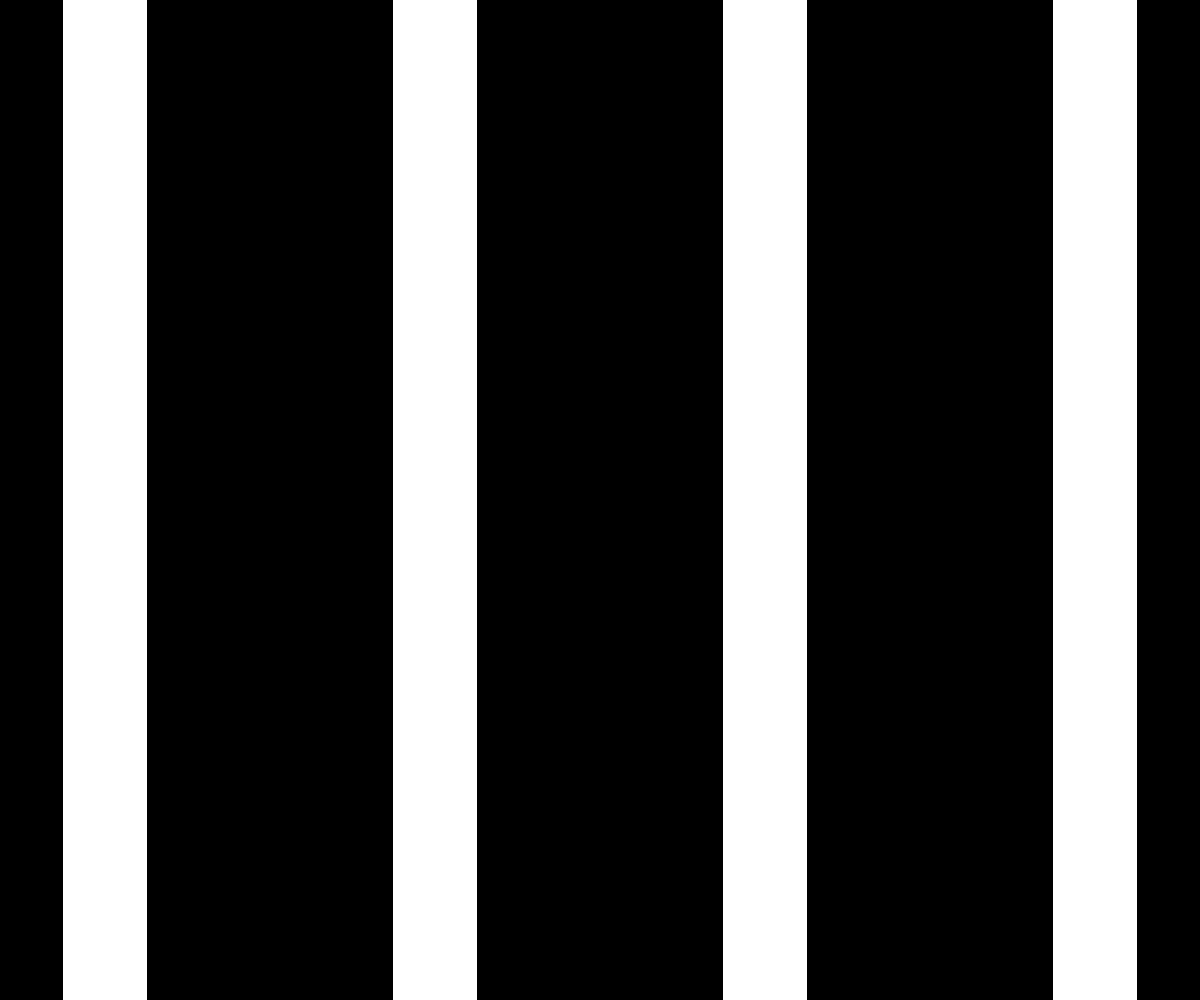
Frame 1 (no input)
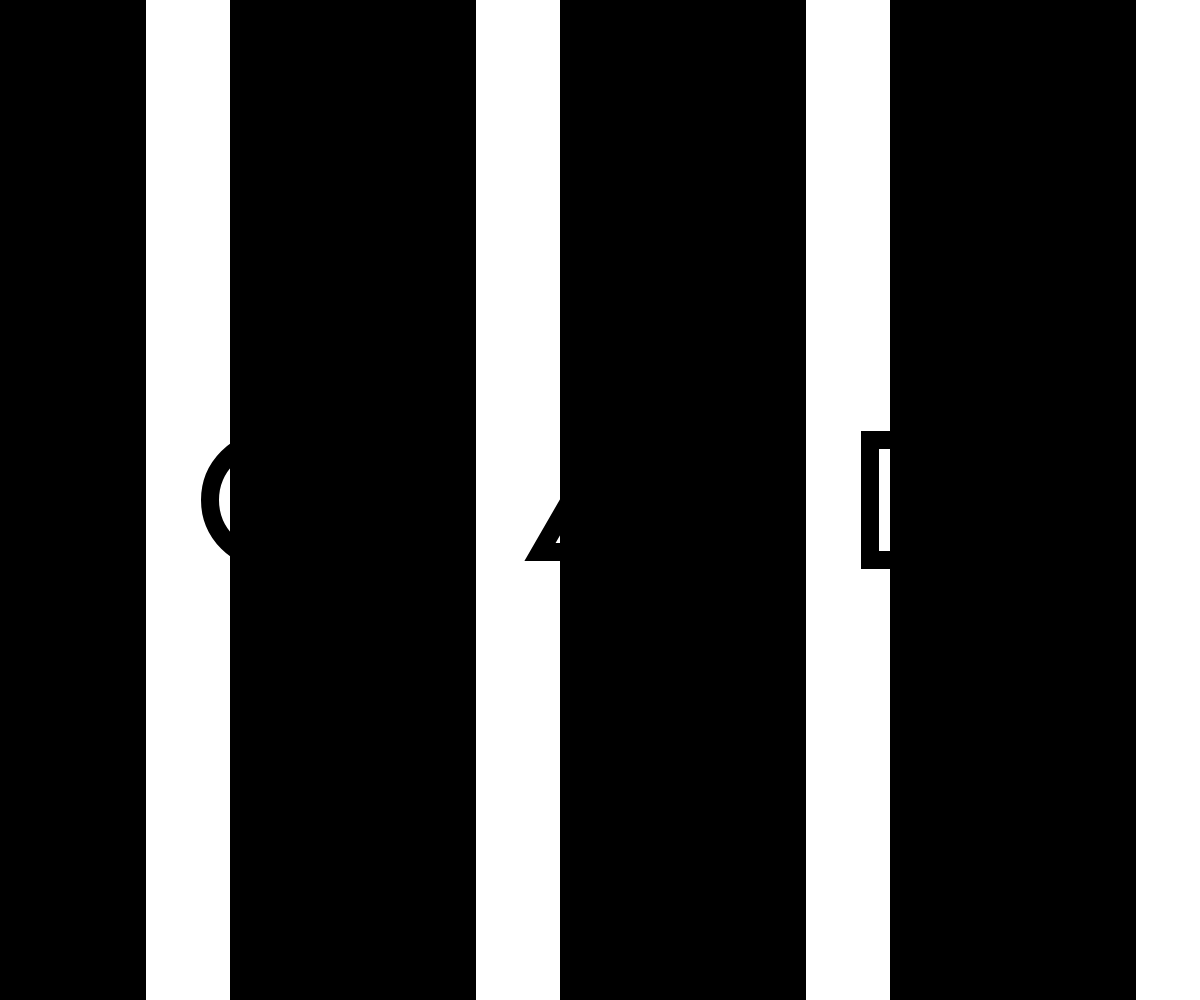
Frame 60 (no input)
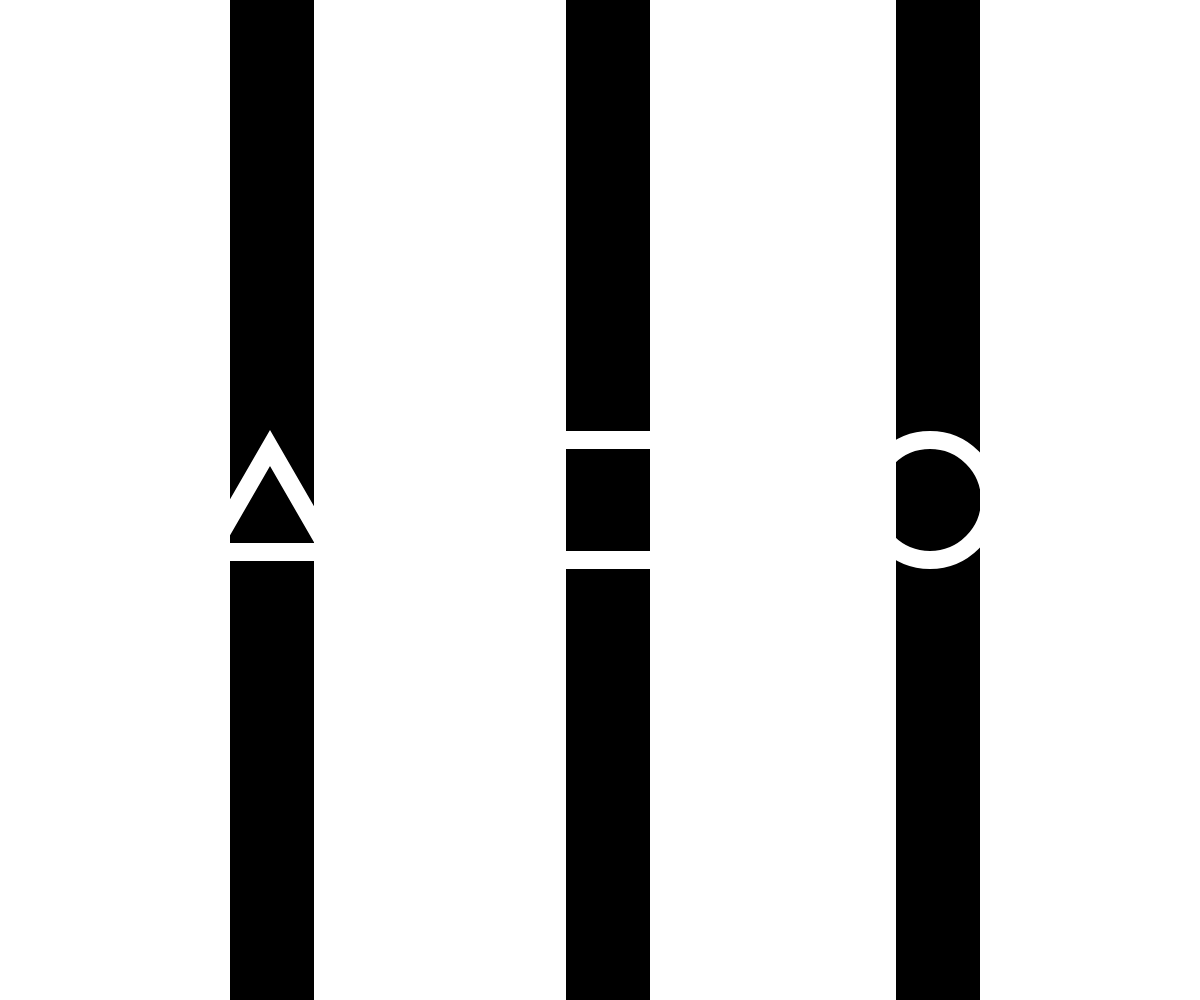
Frame 120 (the mouse pressed at the canvas centre since frame 60)

The p5.js sketch that drew these frames (run headless with seeded random() and noise() and a simulated clock; from frame 60 on, the mouse is pressed at the canvas centre):

// p5.js sketch
// ── sketch.js
// illusions by lionel ringenbach @ ucodia.space

var n = 3;
var shapes = [];
var bands = [];
var backColor = 0;
var foreColor = 255;
var size = 0;
var space = 0;
var speed = 7;
var paused = false;

function setup() {
  createCanvas(window.innerWidth, window.innerHeight);
  frameRate(30);
  rectMode(CENTER);

  init();
}

function init() {
  paused = false;  
  size = width * 0.1;
  space = (width - (size * n)) / (n + 1);
  
  var baseY = height / 2;

  for (var i = 0; i < n; i++) {
  	var baseX = (space + size) * (i + 1) - size / 2;
  	shapes[i] = { x: baseX, y: baseY, form: i };
  }
  
  for (var i = 0; i < n + 2; i++) {
    var baseX = (space + size) * (i) - space / 2 - size;
    bands[i] = { x: baseX, y: baseY };
  }
}

function draw() {
  if (paused)
    return;
  
  background(backColor);
  
  // draw bands
  for (var i = 0; i < bands.length; i++) {
    var band = bands[i];
    
    noStroke();
    fill(foreColor);
    rect(band.x, band.y, size * 0.7, height);
  }
  
  // draw shapes
  for (var i = 0; i < shapes.length; i++) {
    var shape = shapes[i];
    
    strokeWeight(size * 0.15);
    stroke(backColor);
    noFill();
    
    if (shape.form == 0)
      rect(shape.x, shape.y, size, size);    
    else if (shape.form == 1)
      ellipse(shape.x, shape.y, size, size); 
    else if (shape.form == 2)
      equi(shape.x, shape.y, size, 1);
  }
  
  // animate bands and shapes
  for (var i = 0; i < bands.length; i++) {
    var band = bands[i];
    
    band.x += speed;
    
    if (band.x >= width + size + (space / 2)) {
      band.x = -(size + (space / 2));
      shiftShapes();
    }
  }
}

function shiftShapes() {
  for (var i = 0; i < shapes.length; i++) {
    var shape = shapes[i];
    shape.form = (shape.form + 1) % 3;
  }
}

function invert() {
  var temp = backColor;
  backColor = foreColor;
  foreColor = temp;
}

// event hooks

function touchStarted() {
    invert();   
    return false;
}

function keyPressed() {
  if (key === " ")
    paused = !paused;
}

function windowResized() {
  resizeCanvas(window.innerWidth, window.innerHeight);
  init();
}

// utilities

function equi(x, y, size, mode) {
  // the mode changes vertical centering
  var m = mode | 0;
  var h = triHeight(size, size / 2);
  var h3 = h / 3;
 
  var x1 = x;
  var x2 = x - size / 2;
  var x3 = x + size / 2;
  
  if (mode == 0) {
    var y1 = y - 2 * h3;
    var y2 = y + h3;
    var y3 = y + h3;
  }
  else {
    var y1 = y - h / 2;
    var y2 = y + h / 2;
    var y3 = y + h / 2;
  }
 
  triangle(x1, y1, x2, y2, x3, y3);
}
 
function triHeight(hypo, a) {
  return sqrt(pow(hypo, 2) - pow(a, 2));
}
